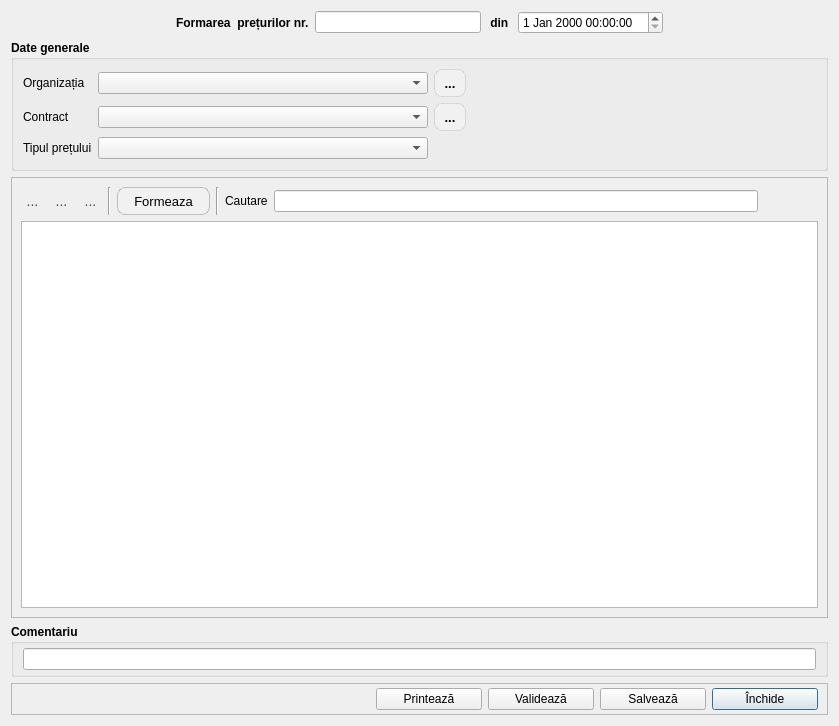
<?xml version="1.0" encoding="UTF-8"?>
<ui version="4.0">
 <class>DocPricing</class>
 <widget class="QDialog" name="DocPricing">
  <property name="geometry">
   <rect>
    <x>0</x>
    <y>0</y>
    <width>839</width>
    <height>726</height>
   </rect>
  </property>
  <property name="font">
   <font>
    <family>Segoe UI</family>
   </font>
  </property>
  <property name="windowTitle">
   <string>Dialog</string>
  </property>
  <layout class="QGridLayout" name="gridLayout_5">
   <item row="0" column="0">
    <layout class="QHBoxLayout" name="horizontalLayout">
     <item>
      <spacer name="horizontalSpacer">
       <property name="orientation">
        <enum>Qt::Horizontal</enum>
       </property>
       <property name="sizeHint" stdset="0">
        <size>
         <width>40</width>
         <height>20</height>
        </size>
       </property>
      </spacer>
     </item>
     <item>
      <widget class="QLabel" name="labelTitleDoc">
       <property name="font">
        <font>
         <family>Segoe UI</family>
         <bold>true</bold>
        </font>
       </property>
       <property name="text">
        <string>Formarea  prețurilor nr.</string>
       </property>
      </widget>
     </item>
     <item>
      <widget class="QLineEdit" name="editNumberDoc"/>
     </item>
     <item>
      <widget class="QLabel" name="labelFrom">
       <property name="font">
        <font>
         <family>Segoe UI</family>
         <bold>true</bold>
        </font>
       </property>
       <property name="text">
        <string> din </string>
       </property>
      </widget>
     </item>
     <item>
      <widget class="QDateTimeEdit" name="dateTimeDoc"/>
     </item>
     <item>
      <spacer name="horizontalSpacer_2">
       <property name="orientation">
        <enum>Qt::Horizontal</enum>
       </property>
       <property name="sizeHint" stdset="0">
        <size>
         <width>40</width>
         <height>20</height>
        </size>
       </property>
      </spacer>
     </item>
    </layout>
   </item>
   <item row="1" column="0">
    <widget class="QGroupBox" name="groupBox">
     <property name="font">
      <font>
       <family>Segoe UI</family>
       <bold>true</bold>
      </font>
     </property>
     <property name="title">
      <string>Date generale</string>
     </property>
     <layout class="QGridLayout" name="gridLayout">
      <item row="0" column="0">
       <widget class="QLabel" name="label">
        <property name="font">
         <font>
          <family>Segoe UI</family>
          <bold>false</bold>
         </font>
        </property>
        <property name="text">
         <string>Organizația</string>
        </property>
       </widget>
      </item>
      <item row="0" column="4">
       <spacer name="horizontalSpacer_3">
        <property name="orientation">
         <enum>Qt::Horizontal</enum>
        </property>
        <property name="sizeHint" stdset="0">
         <size>
          <width>350</width>
          <height>20</height>
         </size>
        </property>
       </spacer>
      </item>
      <item row="0" column="2">
       <widget class="QComboBox" name="comboOrganization">
        <property name="sizePolicy">
         <sizepolicy hsizetype="Expanding" vsizetype="Fixed">
          <horstretch>0</horstretch>
          <verstretch>0</verstretch>
         </sizepolicy>
        </property>
        <property name="font">
         <font>
          <family>Segoe UI</family>
          <bold>false</bold>
         </font>
        </property>
       </widget>
      </item>
      <item row="1" column="0">
       <widget class="QLabel" name="label_2">
        <property name="font">
         <font>
          <family>Segoe UI</family>
          <bold>false</bold>
         </font>
        </property>
        <property name="text">
         <string>Contract</string>
        </property>
       </widget>
      </item>
      <item row="2" column="0">
       <widget class="QLabel" name="label_3">
        <property name="font">
         <font>
          <family>Segoe UI</family>
          <bold>false</bold>
         </font>
        </property>
        <property name="text">
         <string>Tipul prețului</string>
        </property>
       </widget>
      </item>
      <item row="1" column="2">
       <widget class="QComboBox" name="comboContract">
        <property name="font">
         <font>
          <family>Segoe UI</family>
          <bold>false</bold>
         </font>
        </property>
       </widget>
      </item>
      <item row="2" column="2">
       <widget class="QComboBox" name="comboTypesPricing">
        <property name="font">
         <font>
          <family>Segoe UI</family>
          <bold>false</bold>
         </font>
        </property>
       </widget>
      </item>
      <item row="0" column="3">
       <widget class="QToolButton" name="btnOpenCatOrganization">
        <property name="styleSheet">
         <string notr="true">QToolButton
{
    border: 1px solid rgba(0, 0, 0, 0.1);
    border-radius: 8px;
    background-color: #f1f1f1;
    color: #000000;
    font-size: 13px;
    padding: 4px 4px;
}
QToolButton:hover
{
    background-color: #e0e0e0;
}
QToolButton:pressed
{
    background-color: #d0d0d0;
}</string>
        </property>
        <property name="text">
         <string>...</string>
        </property>
        <property name="icon">
         <iconset resource="../resource.qrc">
          <normaloff>:/img/open-search.png</normaloff>:/img/open-search.png</iconset>
        </property>
       </widget>
      </item>
      <item row="1" column="3">
       <widget class="QToolButton" name="btnOpenCatContract">
        <property name="styleSheet">
         <string notr="true">QToolButton
{
    border: 1px solid rgba(0, 0, 0, 0.1);
    border-radius: 8px;
    background-color: #f1f1f1;
    color: #000000;
    font-size: 13px;
    padding: 4px 4px;
}
QToolButton:hover
{
    background-color: #e0e0e0;
}
QToolButton:pressed
{
    background-color: #d0d0d0;
}</string>
        </property>
        <property name="text">
         <string>...</string>
        </property>
        <property name="icon">
         <iconset resource="../resource.qrc">
          <normaloff>:/img/open-search.png</normaloff>:/img/open-search.png</iconset>
        </property>
       </widget>
      </item>
     </layout>
    </widget>
   </item>
   <item row="2" column="0">
    <widget class="QFrame" name="frame_table">
     <property name="frameShape">
      <enum>QFrame::StyledPanel</enum>
     </property>
     <property name="frameShadow">
      <enum>QFrame::Raised</enum>
     </property>
     <layout class="QGridLayout" name="gridLayout_2">
      <item row="0" column="0">
       <layout class="QHBoxLayout" name="layoutToolBar">
        <item>
         <widget class="QToolButton" name="btnAdd">
          <property name="styleSheet">
           <string notr="true">QToolButton {
    border: none;
    background-color: transparent;
    color: #4a4a4a;
    font-size: 14px;
}
QToolButton:hover {
    background-color: #f0f0f0;
    color: #000000;
}
QToolButton:pressed {
    background-color: #dcdcdc;
}</string>
          </property>
          <property name="text">
           <string>...</string>
          </property>
          <property name="icon">
           <iconset resource="../resource.qrc">
            <normaloff>:/img/add_x32.png</normaloff>:/img/add_x32.png</iconset>
          </property>
         </widget>
        </item>
        <item>
         <widget class="QToolButton" name="btnEdit">
          <property name="styleSheet">
           <string notr="true">QToolButton {
    border: none;
    background-color: transparent;
    color: #4a4a4a;
    font-size: 14px;
}
QToolButton:hover {
    background-color: #f0f0f0;
    color: #000000;
}
QToolButton:pressed {
    background-color: #dcdcdc;
}</string>
          </property>
          <property name="text">
           <string>...</string>
          </property>
          <property name="icon">
           <iconset resource="../resource.qrc">
            <normaloff>:/img/write.png</normaloff>:/img/write.png</iconset>
          </property>
         </widget>
        </item>
        <item>
         <widget class="QToolButton" name="btnDeletion">
          <property name="styleSheet">
           <string notr="true">QToolButton {
    border: none;
    background-color: transparent;
    color: #4a4a4a;
    font-size: 14px;
}
QToolButton:hover {
    background-color: #f0f0f0;
    color: #000000;
}
QToolButton:pressed {
    background-color: #dcdcdc;
}</string>
          </property>
          <property name="text">
           <string>...</string>
          </property>
          <property name="icon">
           <iconset resource="../resource.qrc">
            <normaloff>:/img/clear_x32.png</normaloff>:/img/clear_x32.png</iconset>
          </property>
         </widget>
        </item>
        <item>
         <widget class="Line" name="line">
          <property name="orientation">
           <enum>Qt::Vertical</enum>
          </property>
         </widget>
        </item>
        <item>
         <widget class="QToolButton" name="btnFormsTable">
          <property name="minimumSize">
           <size>
            <width>0</width>
            <height>0</height>
           </size>
          </property>
          <property name="styleSheet">
           <string notr="true">QToolButton
{
    border: 1px solid rgba(0, 0, 0, 0.2);
    border-radius: 8px;
    background-color: #f1f1f1;
    color: #000000;
    font-size: 13px;
    padding: 4px 10px;
}
QToolButton:hover
{
    background-color: #e0e0e0;
}
QToolButton:pressed
{
    background-color: #d0d0d0;
}</string>
          </property>
          <property name="text">
           <string>Formeaza</string>
          </property>
          <property name="icon">
           <iconset resource="../resource.qrc">
            <normaloff>:/img/oxygen/go-next.png</normaloff>:/img/oxygen/go-next.png</iconset>
          </property>
          <property name="toolButtonStyle">
           <enum>Qt::ToolButtonTextBesideIcon</enum>
          </property>
         </widget>
        </item>
        <item>
         <widget class="Line" name="line_2">
          <property name="orientation">
           <enum>Qt::Vertical</enum>
          </property>
         </widget>
        </item>
        <item>
         <widget class="QLabel" name="label_4">
          <property name="text">
           <string>Cautare</string>
          </property>
         </widget>
        </item>
        <item>
         <widget class="SearchLineEdit" name="editSearch">
          <property name="clearButtonEnabled">
           <bool>true</bool>
          </property>
         </widget>
        </item>
        <item>
         <spacer name="horizontalSpacer_5">
          <property name="orientation">
           <enum>Qt::Horizontal</enum>
          </property>
          <property name="sizeType">
           <enum>QSizePolicy::Preferred</enum>
          </property>
          <property name="sizeHint" stdset="0">
           <size>
            <width>60</width>
            <height>20</height>
           </size>
          </property>
         </spacer>
        </item>
       </layout>
      </item>
      <item row="1" column="0">
       <widget class="QTableView" name="tableView"/>
      </item>
     </layout>
    </widget>
   </item>
   <item row="4" column="0">
    <widget class="QFrame" name="frame_footer">
     <property name="frameShape">
      <enum>QFrame::StyledPanel</enum>
     </property>
     <property name="frameShadow">
      <enum>QFrame::Raised</enum>
     </property>
     <layout class="QGridLayout" name="gridLayout_4">
      <property name="leftMargin">
       <number>9</number>
      </property>
      <property name="topMargin">
       <number>4</number>
      </property>
      <property name="bottomMargin">
       <number>4</number>
      </property>
      <item row="0" column="6">
       <widget class="QPushButton" name="btnClose">
        <property name="minimumSize">
         <size>
          <width>106</width>
          <height>0</height>
         </size>
        </property>
        <property name="text">
         <string>Închide</string>
        </property>
        <property name="icon">
         <iconset resource="../resource.qrc">
          <normaloff>:/img/close_x32.png</normaloff>:/img/close_x32.png</iconset>
        </property>
       </widget>
      </item>
      <item row="0" column="3">
       <widget class="QPushButton" name="btnPrint">
        <property name="minimumSize">
         <size>
          <width>106</width>
          <height>0</height>
         </size>
        </property>
        <property name="text">
         <string>Printează</string>
        </property>
        <property name="icon">
         <iconset resource="../resource.qrc">
          <normaloff>:/img/print_x32.png</normaloff>:/img/print_x32.png</iconset>
        </property>
       </widget>
      </item>
      <item row="0" column="5">
       <widget class="QPushButton" name="btnWrite">
        <property name="minimumSize">
         <size>
          <width>106</width>
          <height>0</height>
         </size>
        </property>
        <property name="text">
         <string>Salvează</string>
        </property>
        <property name="icon">
         <iconset resource="../resource.qrc">
          <normaloff>:/img/save.png</normaloff>:/img/save.png</iconset>
        </property>
       </widget>
      </item>
      <item row="0" column="4">
       <widget class="QPushButton" name="btnOK">
        <property name="minimumSize">
         <size>
          <width>106</width>
          <height>0</height>
         </size>
        </property>
        <property name="text">
         <string>Validează</string>
        </property>
        <property name="icon">
         <iconset resource="../resource.qrc">
          <normaloff>:/img/accept_button.png</normaloff>:/img/accept_button.png</iconset>
        </property>
       </widget>
      </item>
      <item row="0" column="2">
       <spacer name="horizontalSpacer_4">
        <property name="orientation">
         <enum>Qt::Horizontal</enum>
        </property>
        <property name="sizeHint" stdset="0">
         <size>
          <width>40</width>
          <height>20</height>
         </size>
        </property>
       </spacer>
      </item>
      <item row="0" column="0">
       <layout class="QHBoxLayout" name="layoutAuthor"/>
      </item>
     </layout>
    </widget>
   </item>
   <item row="3" column="0">
    <widget class="QGroupBox" name="groupBox_2">
     <property name="font">
      <font>
       <family>Segoe UI</family>
       <bold>true</bold>
      </font>
     </property>
     <property name="title">
      <string>Comentariu</string>
     </property>
     <layout class="QGridLayout" name="gridLayout_3">
      <property name="topMargin">
       <number>4</number>
      </property>
      <property name="bottomMargin">
       <number>4</number>
      </property>
      <item row="0" column="0">
       <widget class="QLineEdit" name="editComment">
        <property name="font">
         <font>
          <family>Segoe UI</family>
          <bold>false</bold>
         </font>
        </property>
       </widget>
      </item>
     </layout>
    </widget>
   </item>
  </layout>
 </widget>
 <customwidgets>
  <customwidget>
   <class>SearchLineEdit</class>
   <extends>QLineEdit</extends>
   <header>customs/searchlineedit.h</header>
  </customwidget>
 </customwidgets>
 <tabstops>
  <tabstop>editNumberDoc</tabstop>
  <tabstop>dateTimeDoc</tabstop>
  <tabstop>comboOrganization</tabstop>
  <tabstop>comboContract</tabstop>
  <tabstop>comboTypesPricing</tabstop>
  <tabstop>tableView</tabstop>
  <tabstop>editComment</tabstop>
  <tabstop>btnPrint</tabstop>
  <tabstop>btnOK</tabstop>
  <tabstop>btnWrite</tabstop>
  <tabstop>btnClose</tabstop>
 </tabstops>
 <resources>
  <include location="../resource.qrc"/>
 </resources>
 <connections/>
</ui>
